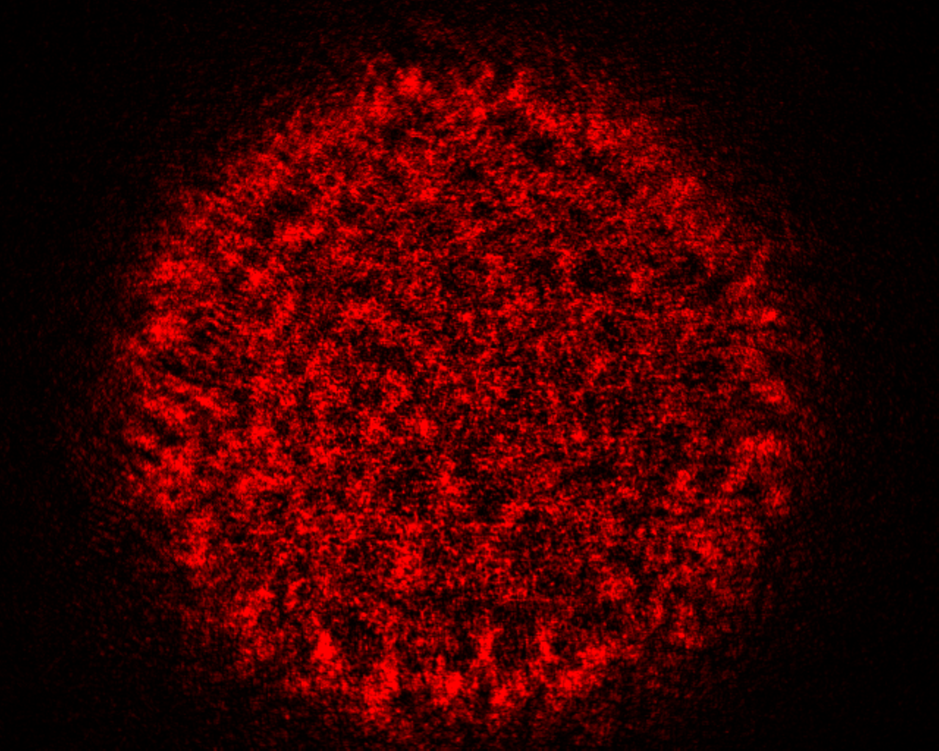
#> input picture Python/Pol2D/Datos/MapaObjeto_0(101).tif, 939 x 751 px, shrunk from 1280 x 1024 before the run
$ jupyter execute --allow-errors tratamiento.ipynb
#> lines starting #> are read from the running program, lines starting #| are printed output that depends on the picture
[cell 1]
import numpy as np
import cv2

[cell 2]
import cv2
import matplotlib.pyplot as plt

# Lee la imagen en modo de escala de grises
imagen_gris = cv2.imread('Datos/MapaObjeto_0(101).tif', cv2.IMREAD_GRAYSCALE)
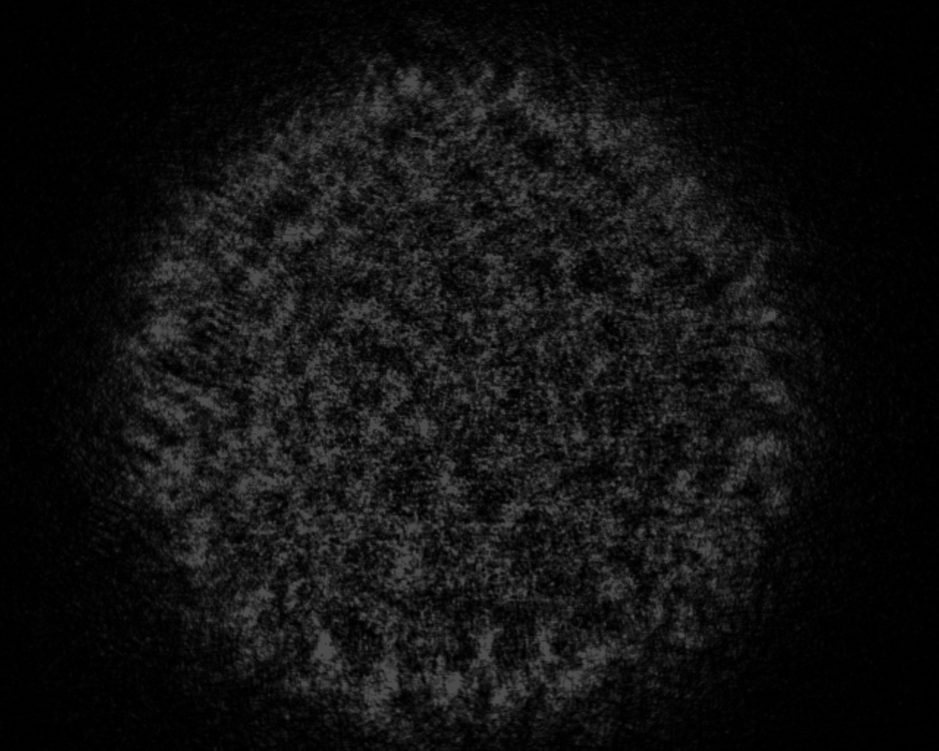
#> imagen_gris: shape (751, 939); min 0, max 76, mean 17.1

# Mostrar la imagen en el Jupyter Notebook
plt.imshow(imagen_gris, cmap='gray')
plt.title('Imagen en Escala de Grises con OpenCV')
plt.axis('off')  # Para ocultar los ejes
plt.show()

# Imprimir las intensidades de los píxeles
print("Intensidades de los píxeles:\n", imagen_gris)
#> (printed output is left out)
#> (the rest of this cell did not finish here and is left out)

[cell 3]
imagen_cv2 = cv2.imread('Datos/MapaObjeto_0(101).tif', cv2.IMREAD_GRAYSCALE)
cv2.imshow('Imagen en Escala de Grises con OpenCV', imagen_cv2)
cv2.waitKey(0)
cv2.destroyAllWindows()
print("Intensidades con OpenCV:\n", imagen_cv2)
#> (printed output is left out)


$ run again, with Python/Pol2D/Datos/MapaObjeto_225(326).tif copied over Python/Pol2D/Datos/MapaObjeto_0(101).tif
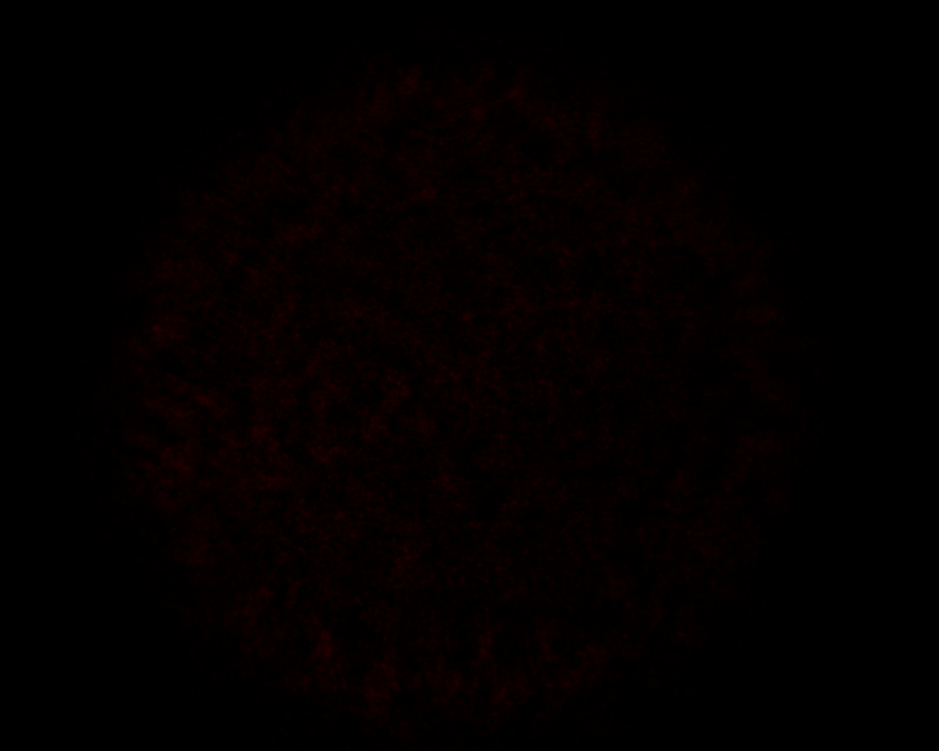
#> input picture Python/Pol2D/Datos/MapaObjeto_225(326).tif, 939 x 751 px, shrunk from 1280 x 1024 before the run
#> `imagen_gris = cv2.imread('Datos/MapaObjeto_0(101).tif', cv2.IMREAD_GRA..`:
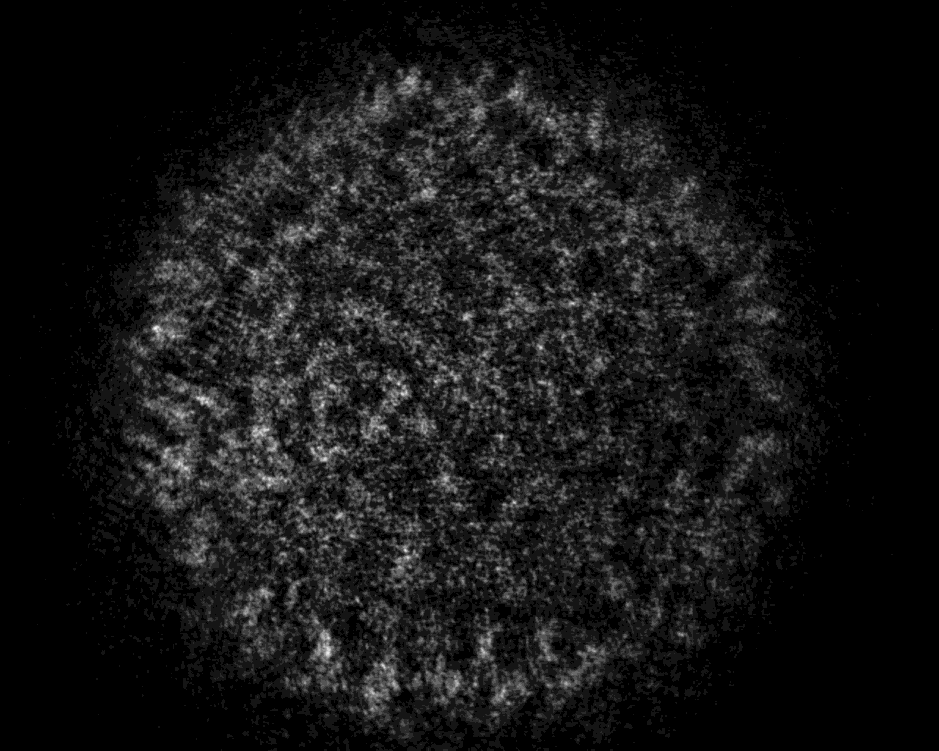
#> imagen_gris: shape (751, 939); min 0, max 12, mean 1.01; drawn with min black and max white
#> (printed output is left out)
#> (printed output is left out)
